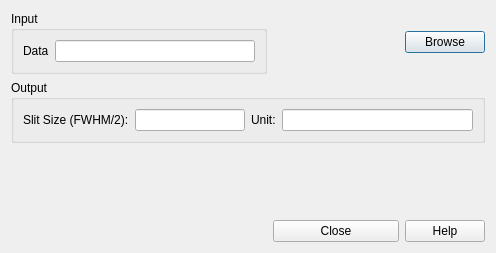
<?xml version="1.0" encoding="UTF-8"?>
<ui version="4.0">
 <class>SlitSizeCalculator</class>
 <widget class="QDialog" name="SlitSizeCalculator">
  <property name="geometry">
   <rect>
    <x>0</x>
    <y>0</y>
    <width>496</width>
    <height>253</height>
   </rect>
  </property>
  <property name="windowTitle">
   <string>Dialog</string>
  </property>
  <property name="windowIcon">
   <iconset>
    <normaloff>:/res/ball.ico</normaloff>:/res/ball.ico</iconset>
  </property>
  <property name="toolTip">
   <string/>
  </property>
  <layout class="QGridLayout" name="gridLayout_3">
   <item row="0" column="0">
    <widget class="QGroupBox" name="groupBox">
     <property name="title">
      <string>Input</string>
     </property>
     <layout class="QGridLayout" name="gridLayout">
      <item row="0" column="0">
       <layout class="QHBoxLayout" name="horizontalLayout">
        <item>
         <widget class="QLabel" name="labelData">
          <property name="text">
           <string>Data</string>
          </property>
         </widget>
        </item>
        <item>
         <widget class="QLineEdit" name="data_file">
          <property name="minimumSize">
           <size>
            <width>200</width>
            <height>21</height>
           </size>
          </property>
          <property name="readOnly">
           <bool>true</bool>
          </property>
         </widget>
        </item>
       </layout>
      </item>
     </layout>
    </widget>
   </item>
   <item row="2" column="0">
    <spacer name="verticalSpacer_2">
     <property name="orientation">
      <enum>Qt::Vertical</enum>
     </property>
     <property name="sizeHint" stdset="0">
      <size>
       <width>20</width>
       <height>40</height>
      </size>
     </property>
    </spacer>
   </item>
   <item row="1" column="0" colspan="3">
    <widget class="QGroupBox" name="groupBox_2">
     <property name="title">
      <string>Output</string>
     </property>
     <layout class="QGridLayout" name="gridLayout_2">
      <item row="0" column="0">
       <layout class="QHBoxLayout" name="horizontalLayout_2">
        <item>
         <widget class="QLabel" name="labelSlitSize">
          <property name="text">
           <string>Slit Size (FWHM/2):</string>
          </property>
         </widget>
        </item>
        <item>
         <widget class="QLineEdit" name="slit_length_out">
          <property name="minimumSize">
           <size>
            <width>110</width>
            <height>21</height>
           </size>
          </property>
          <property name="readOnly">
           <bool>true</bool>
          </property>
         </widget>
        </item>
       </layout>
      </item>
      <item row="0" column="1">
       <layout class="QHBoxLayout" name="horizontalLayout_3">
        <item>
         <widget class="QLabel" name="labelSlitSizeUnit">
          <property name="text">
           <string>Unit:</string>
          </property>
         </widget>
        </item>
        <item>
         <widget class="QLineEdit" name="unit_out">
          <property name="minimumSize">
           <size>
            <width>100</width>
            <height>21</height>
           </size>
          </property>
          <property name="readOnly">
           <bool>true</bool>
          </property>
         </widget>
        </item>
       </layout>
      </item>
     </layout>
    </widget>
   </item>
   <item row="0" column="2">
    <widget class="QPushButton" name="browseButton">
     <property name="toolTip">
      <string>&lt;html&gt;&lt;head/&gt;&lt;body&gt;&lt;p&gt;Compute the thickness or diameter.&lt;/p&gt;&lt;/body&gt;&lt;/html&gt;</string>
     </property>
     <property name="text">
      <string>Browse</string>
     </property>
    </widget>
   </item>
   <item row="4" column="2">
    <widget class="QPushButton" name="helpButton">
     <property name="toolTip">
      <string>&lt;html&gt;&lt;head/&gt;&lt;body&gt;&lt;p&gt;Help using the Kiessing fringe calculator.&lt;/p&gt;&lt;/body&gt;&lt;/html&gt;</string>
     </property>
     <property name="text">
      <string>Help</string>
     </property>
    </widget>
   </item>
   <item row="4" column="0">
    <spacer name="horizontalSpacer">
     <property name="orientation">
      <enum>Qt::Horizontal</enum>
     </property>
     <property name="sizeHint" stdset="0">
      <size>
       <width>40</width>
       <height>20</height>
      </size>
     </property>
    </spacer>
   </item>
   <item row="4" column="1">
    <widget class="QPushButton" name="closeButton">
     <property name="toolTip">
      <string>&lt;html&gt;&lt;head/&gt;&lt;body&gt;&lt;p&gt;Close this window.&lt;/p&gt;&lt;/body&gt;&lt;/html&gt;</string>
     </property>
     <property name="text">
      <string>Close</string>
     </property>
    </widget>
   </item>
   <item row="0" column="1">
    <spacer name="horizontalSpacer_2">
     <property name="orientation">
      <enum>Qt::Horizontal</enum>
     </property>
     <property name="sizeHint" stdset="0">
      <size>
       <width>40</width>
       <height>20</height>
      </size>
     </property>
    </spacer>
   </item>
  </layout>
 </widget>
 <tabstops>
  <tabstop>data_file</tabstop>
  <tabstop>browseButton</tabstop>
  <tabstop>slit_length_out</tabstop>
  <tabstop>unit_out</tabstop>
  <tabstop>closeButton</tabstop>
  <tabstop>helpButton</tabstop>
 </tabstops>
 <resources/>
 <connections/>
</ui>
